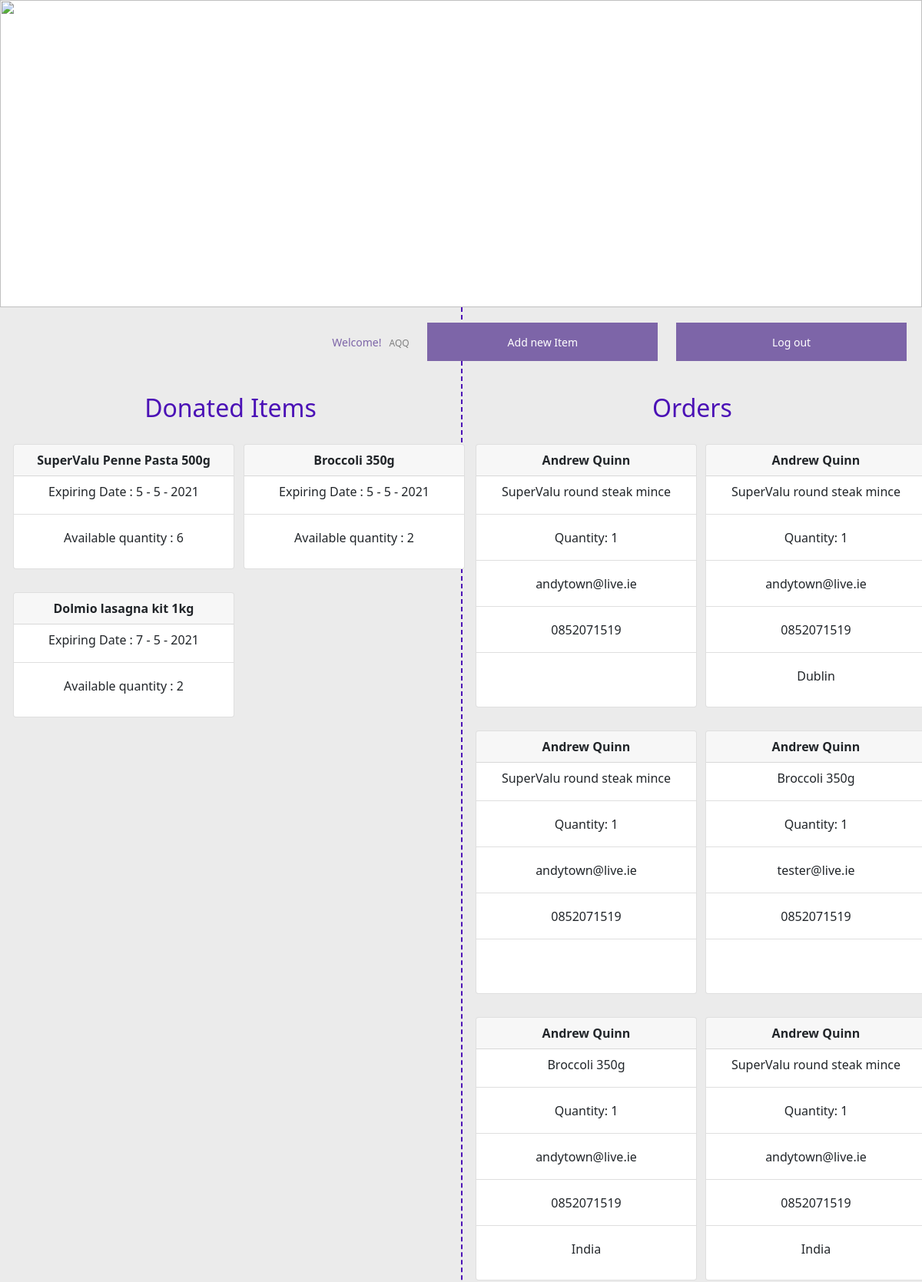
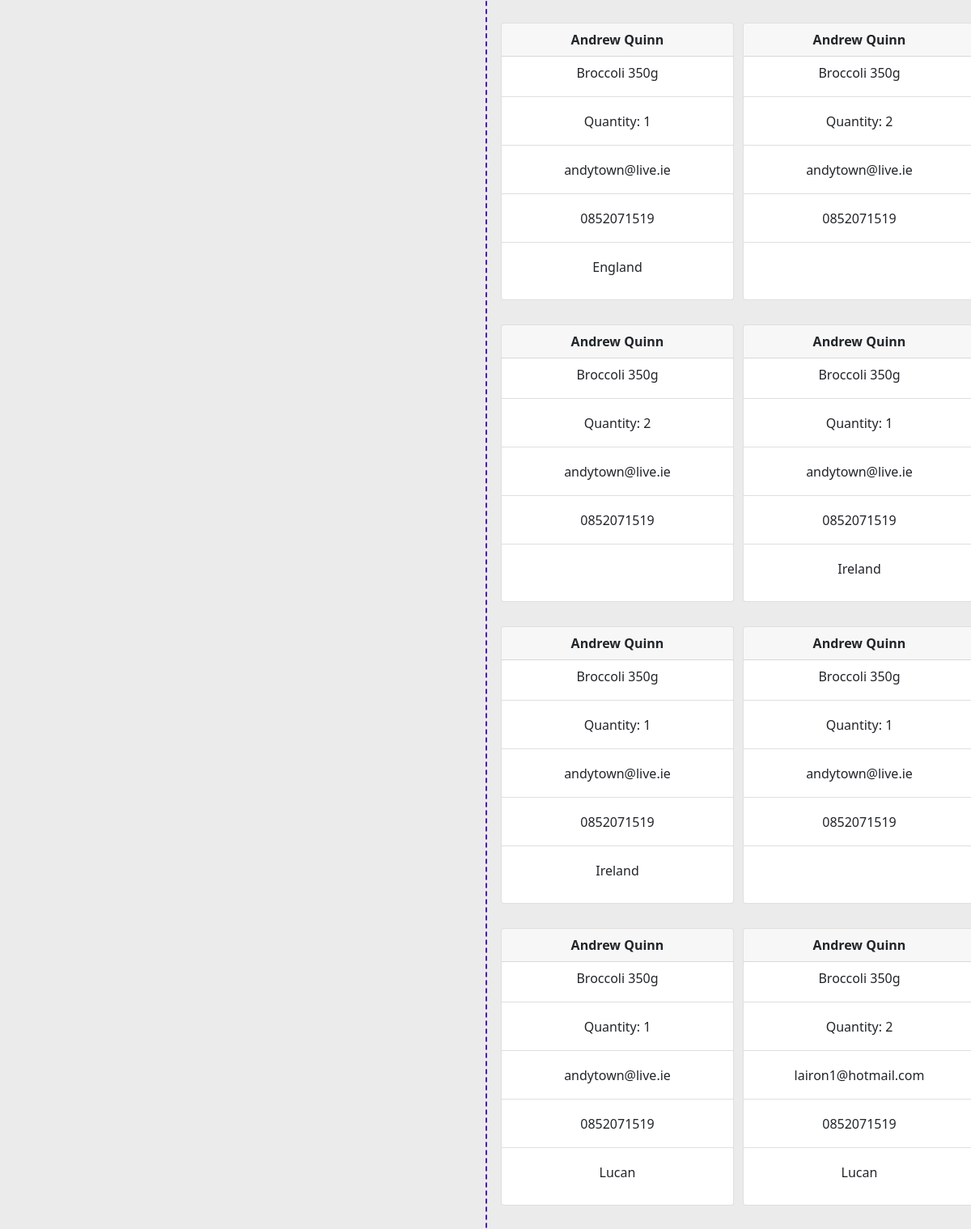
/list/item/AQQ (upper part), run on the app's committed database (2 pictures, top to bottom).
### app.py (models this page shows, shortened)
class fooditem(db.Model):
    id = db.Column(db.Integer, primary_key=True, autoincrement=True)
    username = db.Column(db.String(80), nullable=False)
    itemName = db.Column(db.String(120), nullable=False)
    expDay = db.Column(db.Integer, nullable=False)
    expMonth = db.Column(db.Integer, nullable=False)
    expYear = db.Column(db.Integer, nullable=False)
    qx = db.Column(db.Integer, nullable=False)

class orders(db.Model):  # username of owner's food that's unique.
    id = db.Column(db.Integer, primary_key=True)
    username = db.Column(db.String(80), nullable=False)
    fullname = db.Column(db.String(120), nullable=False)
    email = db.Column(db.String(100), nullable=False)
    location = db.Column(db.String(200), nullable=False)
    contact = db.Column(db.String(20), nullable=False)
    fooditemid = db.Column(db.Integer, nullable=False)
    quantityoffood = db.Column(db.String(1000), nullable=False)

class deletedfooditems(db.Model):
    id = db.Column(db.Integer, primary_key=True)
    username = db.Column(db.String(80), nullable=False)
    itemName = db.Column(db.String(120), nullable=False)
    expDay = db.Column(db.Integer, nullable=False)
    expMonth = db.Column(db.Integer, nullable=False)
    expYear = db.Column(db.Integer, nullable=False)
    qx = db.Column(db.Integer, nullable=False)

### app.py (the view)
@app.route('/list/item/<username>')
def listitem(username):
    items = {}
    items = fooditem.query.filter_by(username=username).all()
    order = orders.query.filter_by(username=username).all()
    if len(items) == 0:
        items = deletedfooditems.query.filter_by(username=username).all()
    obj = {}
    for item in order:
        try:
            value = fooditem.query.filter_by(
                id=item.fooditemid).first().itemName
        except:
            value = deletedfooditems.query.filter_by(
                id=item.fooditemid).first().itemName
        obj[item.fooditemid] = value
    return render_template("item-list-store.html", usrname=username, items=items, orders=order, foodnames=obj)

### templates/item-list-store.html (shortened to what this page needs)
{% extends 'base.html' %}
{% block body %}
<div class="header-container">
    <img src="/static/images/header.jpg" height="400px" width="100%" alt="">
    <div id="username">Welcome!<label id="usrname">{{usrname}}</label>
        <button class="filledbtn" id="newitembtn">Add new Item</button>
        <button class="filledbtn" id="logOutBtn">Log out</button>
    </div>
</div>
<div class="container-fluid" style="background-color:rgb(235, 235, 235);">
    <div class="row">
        <div class="col-md-6">
            <div class="row mt-5">
                <h2 class="text-center pt-3 mt-5" style="color: rgb(75, 17, 182);">Donated Items</h2>
                {% for item in items %}
                {% if item.qx != 0 %}
                <div class="col-md-6 text-center">
                    <div class="card" style="width: 18rem; margin: 20px 5px 10px 5px;">
                        <div class="card-header">
                            <strong>{{item.itemName}}</strong>
                        </div>
                        <ul class="list-group list-group-flush">
                            <li class="list-group-item">Expiring Date : {{item.expDay}} -
                                {{item.expMonth}} - {{item.expYear}}</li>
                            <li class="list-group-item text-center">Available quantity :
                                {{item.qx}}</span>
                            </li>
                        </ul>
                    </div>
                </div>
                {% endif %}
                {% endfor %}
            </div>
        </div>
        <div class="col-md-6" style="border-left: 2px dashed rgb(75, 17, 182);">
            <div class="row mt-5">
                <h2 class="text-center pt-3 mt-5" style="color: rgb(75, 17, 182);">Orders</h2>
                {% for item in orders %}
                <div class="col-md-6 text-center">
                    <div class="card" style="width: 18rem; margin: 20px 5px 10px 5px;">
                        <div class="card-header">
                            <strong>{{item.fullname}}</strong>
                        </div>
                        <ul class="list-group list-group-flush">
                            <li class="list-group-item"> {{foodnames[item.fooditemid]}}</li>
                            <li class="list-group-item">Quantity: {{item.quantityoffood}}</li>
                            <li class="list-group-item">{{item.email}}</li>
                            <li class="list-group-item">{{item.contact}}</li>
                            <li class="list-group-item">{{item.location}}</li>
                        </ul>
                    </div>
                </div>
                {% endfor %}
            </div>
        </div>
    </div>
</div>
{% endblock %}

### static/css/main.css (style rules this page uses)
body { font-family: Verdana, Geneva, Tahoma, sans-serif; margin: 0px !important; padding: 0px !important; }
* { box-sizing: border-box; }
.header-container { position: relative; height: 400px; width: 100%; }
.row { display: flex; }
.filledbtn { width: 300px; height: 50px; margin: 10px; text-align: center !important; border-style: none; color: white !important; background-color: rgb(125, 101, 168); }
label { display: inline; font-size: 12px; color: gray; margin: 10px; }
#username { text-align: right; font-size: 14px; color: rgb(125, 101, 168); margin: 10px; }
li { position: relative; width: 100%; height: 50px; list-style-type: none; margin-bottom: 10px; border-top: none; border-right: none; border-bottom: 1px gray dotted; border-left: 1px gray dotted; }

### data on the page
fooditem: itemName "SuperValu Penne Pasta 500g", expDay "5", expMonth "5", expYear "2021", qx "6"
fooditem: itemName "Broccoli 350g", expDay "5", expMonth "5", expYear "2021", qx "2"
fooditem: itemName "Dolmio lasagna kit 1kg", expDay "7", expMonth "5", expYear "2021", qx "2"
orders: fullname "Andrew Quinn", fooditemid.itemName "SuperValu round steak mince", quantityoffood "1", email "andytown@live.ie", contact "0852071519"
orders: fullname "Andrew Quinn", fooditemid.itemName "SuperValu round steak mince", quantityoffood "1", email "andytown@live.ie", contact "0852071519", location "Dublin"
orders: fullname "Andrew Quinn", fooditemid.itemName "SuperValu round steak mince", quantityoffood "1", email "andytown@live.ie", contact "0852071519"
orders: fullname "Andrew Quinn", fooditemid.itemName "Broccoli 350g", quantityoffood "1", email "tester@live.ie", contact "0852071519"
orders: fullname "Andrew Quinn", fooditemid.itemName "Broccoli 350g", quantityoffood "1", email "andytown@live.ie", contact "0852071519", location "India"
orders: fullname "Andrew Quinn", fooditemid.itemName "SuperValu round steak mince", quantityoffood "1", email "andytown@live.ie", contact "0852071519", location "India"
orders: fullname "Andrew Quinn", fooditemid.itemName "Broccoli 350g", quantityoffood "1", email "andytown@live.ie", contact "0852071519", location "England"
orders: fullname "Andrew Quinn", fooditemid.itemName "Broccoli 350g", quantityoffood "2", email "andytown@live.ie", contact "0852071519"
orders: fullname "Andrew Quinn", fooditemid.itemName "Broccoli 350g", quantityoffood "2", email "andytown@live.ie", contact "0852071519"
orders: fullname "Andrew Quinn", fooditemid.itemName "Broccoli 350g", quantityoffood "1", email "andytown@live.ie", contact "0852071519", location "Ireland"
orders: fullname "Andrew Quinn", fooditemid.itemName "Broccoli 350g", quantityoffood "1", email "andytown@live.ie", contact "0852071519", location "Ireland"
orders: fullname "Andrew Quinn", fooditemid.itemName "Broccoli 350g", quantityoffood "1", email "andytown@live.ie", contact "0852071519"
orders: fullname "Andrew Quinn", fooditemid.itemName "Broccoli 350g", quantityoffood "1", email "andytown@live.ie", contact "0852071519", location "Lucan"
orders: fullname "Andrew Quinn", fooditemid.itemName "Broccoli 350g", quantityoffood "2", email "lairon1@hotmail.com", contact "0852071519", location "Lucan"

### other printed values
{{ usrname }} "AQQ"
